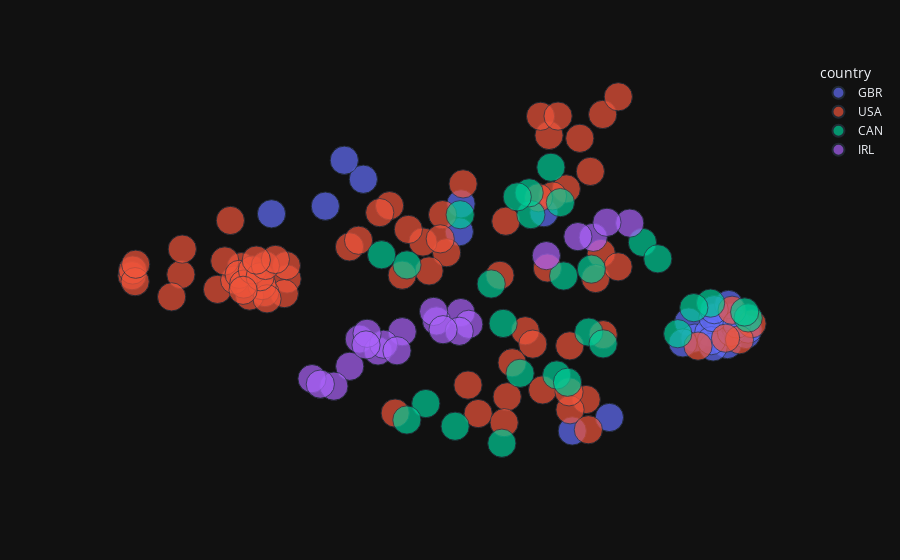

Source (notebook cell):
### Markdown cell above
Use this to make a few plots of the graph and verify that:

* The reporting structure makes sense
* The job titles are distributed as you'd expect
* The locations make sense

**Note: plotting `with_edges=True` is quite expensive, try toggling it off if you find it bothersome**

### Code cell
from functools import partial
# layout = partial(nx.spring_layout,k=0.2, iterations=20) # or customize how the layout is generated
px_plot_nx(G, color="country", hover_name="name", template="plotly_dark")#,text="label")
